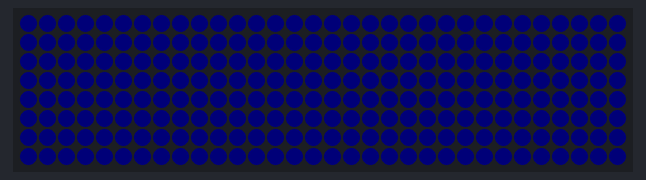
This program was run on a simulated CircuitPython board. Parts: 32×8 RGB LED matrix (first LED top left, wired row by row, every second row reversed). Dim RGB values are drawn brighter than linear; web requests get an empty 200 reply after 0.4 s; files that are not in the repository are absent; what the program prints to the serial console is not drawn.

Above: at 1.6 s.

The program:

conf_bck.py
```python
# main_minimal.py - Versione refactor con LABEL e controllo API
import board
import neopixel
import time
import wifi
import adafruit_requests
import gc
import adafruit_connection_manager

# --- LETTURA CONFIGURAZIONE ---
def read_config_file(filename="scroll.conf"):
    """Legge un file di configurazione personalizzato da SD"""
    config = {
        "SYMBOL1": "BTCUSDT",
        "LABEL1":  "Bitcoin",
        "SYMBOL2": "XAUUSDT",
        "LABEL2":  "Gold",
        "BRIGHTNESS": 0.008,
        "SCROLL_SPEED": 1,
        "SCROLL_DELAY": 0.03
    }
    try:
        with open(filename, "r") as f:
            for line in f:
                line = line.strip()
                if not line or line.startswith("#"):
                    continue
                if "=" in line:
                    key, val = [x.strip() for x in line.split("=",1)]
                    if val.startswith('"') and val.endswith('"'):
                        config[key] = val[1:-1]
                    elif "." in val:
                        try:
                            config[key] = float(val)
                        except ValueError:
                            print(f"Errore parsing float {val} per {key}")
                    else:
                        try:
                            config[key] = int(val)
                        except ValueError:
                            print(f"Errore parsing int {val} per {key}")
        print(f"Configurazione caricata da {filename}")
    except OSError as e:
        print(f"Non posso leggere {filename}: {e}, uso valori di default")
    return config

# Carica configurazione
conf = read_config_file()
SYMBOL1      = conf["SYMBOL1"]
LABEL1       = conf["LABEL1"]
SYMBOL2      = conf["SYMBOL2"]
LABEL2       = conf["LABEL2"]
BRIGHTNESS   = conf["BRIGHTNESS"]
SCROLL_SPEED = conf["SCROLL_SPEED"]
SCROLL_DELAY = conf["SCROLL_DELAY"]

print(f"Config: {LABEL1}({SYMBOL1}), {LABEL2}({SYMBOL2}), brightness={BRIGHTNESS}, speed={SCROLL_SPEED}, delay={SCROLL_DELAY}")

# --- CREDENZIALI WIFI ---
WIFI_SSID     = "lupa"
WIFI_PASSWORD = "780130bmw."

# --- HARDWARE LED MATRIX ---
MATRIX_WIDTH   = 32
MATRIX_HEIGHT  = 8
NUM_LEDS       = MATRIX_WIDTH * MATRIX_HEIGHT
DATA_PIN       = board.D38
SERPENTINE     = True
VERTICAL       = True
REVERSE_ROWS   = False

# --- COLORI ---
BLACK   = (0,  0,  0)
ORANGE  = (255,100, 0)
GOLD    = (255,200, 0)
RED     = (255,  0,  0)
GREEN   = (0,  255,  0)
BLUE    = (0,    0,255)
WHITE   = (255,255,255)
CYAN    = (0,  255,255)
PURPLE  = (255,  0,255)

# Inizializza NeoPixel
print("[INIT] NeoPixel...")
pixels = neopixel.NeoPixel(DATA_PIN, NUM_LEDS, brightness=BRIGHTNESS, auto_write=False)

# --- FUNZIONI DI UTILITÀ DISPLAY ---
def log(msg):
    print(f"[{time.monotonic():.1f}s] {msg}")

def clear_display():
    #log("clear display")
    pixels.fill(BLACK)
    pixels.show()

def xy_to_index(x, y):
    if x<0 or x>=MATRIX_WIDTH or y<0 or y>=MATRIX_HEIGHT:
        return -1
    if VERTICAL:
        if SERPENTINE and ((x%2)==1) ^ REVERSE_ROWS:
            return x*MATRIX_HEIGHT + (MATRIX_HEIGHT-1-y)
        return x*MATRIX_HEIGHT + y
    else:
        if SERPENTINE and ((y%2)==1) ^ REVERSE_ROWS:
            return y*MATRIX_WIDTH + (MATRIX_WIDTH-1-x)
        return y*MATRIX_WIDTH + x

def set_pixel(x, y, color):
    idx = xy_to_index(x, y)
    if 0 <= idx < NUM_LEDS:
        pixels[idx] = color

# --- FONT 4x8 (omesso per brevità, aggiungi definizioni 0-9, A-Z, ':', spazio) ---
CHARS = {
    # ... completa secondo tuo font ...
}

def draw_text(text, x_offset, color=WHITE):
    text = text.upper()
    for i, ch in enumerate(text):
        if ch not in CHARS:
            continue
        sprite = CHARS[ch]
        for y in range(8):
            for x in range(4):
                if sprite[y][x]:
                    xx = x_offset + i*5 + x
                    if 0 <= xx < MATRIX_WIDTH:
                        set_pixel(xx, y, color)

# --- FUNZIONI RETE ---
def connect_wifi():
    log("Connecting WiFi...")
    try:
        wifi.radio.connect(WIFI_SSID, WIFI_PASSWORD)
        log(f"Connected, IP={wifi.radio.ipv4_address}")
        pool = adafruit_connection_manager.get_radio_socketpool(wifi.radio)
        ssl  = adafruit_connection_manager.get_radio_ssl_context(wifi.radio)
        sess = adafruit_requests.Session(pool, ssl)
        pixels.fill(BLUE); pixels.show(); time.sleep(1); clear_display()
        gc.collect()
        log(f"Free mem: {gc.mem_free()}")
        return sess
    except Exception as e:
        log(f"WiFi error: {e}")
        pixels.fill(RED); pixels.show(); time.sleep(1); clear_display()
        return None

def get_crypto_data(sess, symbol):
    if sess is None:
        log("No session")
        return None
    url = f"https://api.bybit.com/v5/market/tickers?category=spot&symbol={symbol}"
    try:
        r = sess.get(url, headers={"User-Agent":"CircuitPython"})
        res = r.json()
        r.close()
        # Controlla ret_code
        if res.get("ret_code", 0) != 0:
            log(f"API error: {res.get('ret_msg')}")
            return None
        tickers = res.get("result", {}).get("list")
        if not tickers:
            log("API error: no data returned")
            return None
        info = tickers[0]
        data = {
            "price": float(info["lastPrice"]),
            "high":  float(info["highPrice24h"]),
            "low":   float(info["lowPrice24h"])
        }
        gc.collect()
        return data
    except Exception as e:
        log(f"API exception: {e}")
        gc.collect()
        return None

# --- MAIN LOOP ---
log("=== START ===")
clear_display()

sess = connect_wifi()
data1 = get_crypto_data(sess, SYMBOL1)
data2 = get_crypto_data(sess, SYMBOL2)

# Inizializza struttura dati con LABEL come chiave
crypto = {
    LABEL1: {"symbol":SYMBOL1, "price":data1["price"] if data1 else 0,
             "high":data1["high"]     if data1 else 0,
             "low":data1["low"]       if data1 else 0,
             "prev":None, "col":ORANGE, "trend":WHITE},
    LABEL2: {"symbol":SYMBOL2, "price":data2["price"] if data2 else 0,
             "high":data2["high"]     if data2 else 0,
             "low":data2["low"]       if data2 else 0,
             "prev":None, "col":GOLD,   "trend":WHITE}
}

scroll_x = MATRIX_WIDTH

def build_segments():
    segs = []
    for lbl in [LABEL1, LABEL2]:
        d = crypto[lbl]
        segs.append({"text":lbl,                    "col":d["col"],   "len":len(lbl)})
        segs.append({"text":" ",                    "col":WHITE,      "len":1})
        price_str = str(int(d["price"]))
        segs.append({"text":price_str,              "col":d["trend"], "len":len(price_str)})
        segs.append({"text":" ",                    "col":WHITE,      "len":1})
        high_str = f"H:{int(d['high'])}"
        segs.append({"text":high_str,               "col":CYAN,       "len":len(high_str)})
        segs.append({"text":" ",                    "col":WHITE,      "len":1})
        low_str  = f"L:{int(d['low'])}"
        segs.append({"text":low_str,                "col":PURPLE,     "len":len(low_str)})
        segs.append({"text":"   ",                  "col":WHITE,      "len":3})
    return segs

segments = build_segments()

while True:
    try:
        if wifi.radio.ipv4_address is None:
            sess = connect_wifi()
        clear_display()
        xpos = scroll_x
        for seg in segments:
            draw_text(seg["text"], xpos, seg["col"])
            xpos += seg["len"] * 5
        pixels.show()

        scroll_x -= SCROLL_SPEED
        total_px = sum(seg["len"]*5 for seg in segments)
        if scroll_x < -total_px:
            scroll_x = MATRIX_WIDTH
            log("Updating data...")
            for lbl in [LABEL1, LABEL2]:
                entry = crypto[lbl]
                entry["prev"] = entry["price"]
                new = get_crypto_data(sess, entry["symbol"])
                if new:
                    entry["price"] = new["price"]
                    entry["high"]  = new["high"]
                    entry["low"]   = new["low"]
                    if entry["prev"] is None:
                        entry["trend"] = WHITE
                    elif entry["price"] > entry["prev"]:
                        entry["trend"] = GREEN
                    else:
                        entry["trend"] = RED
            segments = build_segments()

        time.sleep(SCROLL_DELAY)
        gc.collect()

    except Exception as e:
        log(f"Loop error: {e}")
        pixels.fill(RED); pixels.show(); time.sleep(1); clear_display(); gc.collect()
```

Measured:
- what the display in image 0 shows lasts 1.0 s, from 1.5 s to 2.5 s
